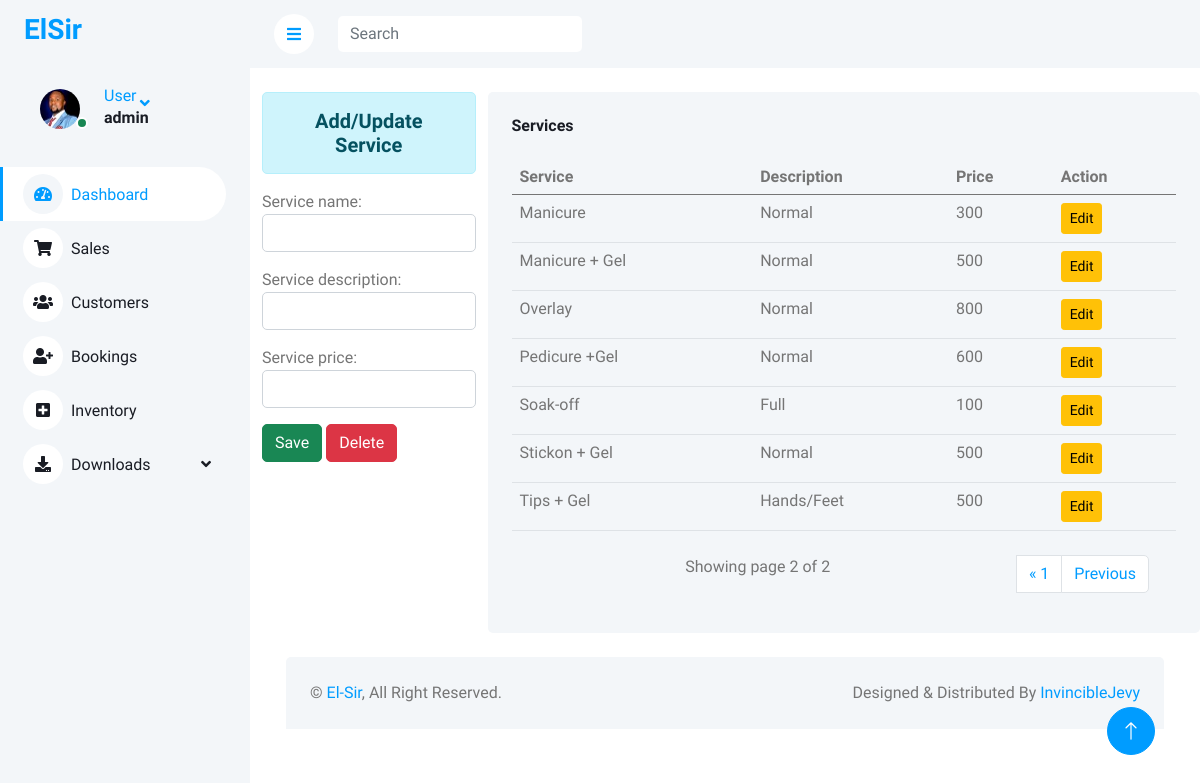
/Inventory/?page=2 (signed in), run on the app's committed database.
### elsiruser/models.py (models this page shows, shortened)
class Service(models.Model):
    service_name = models.CharField(max_length=266)
    service_description = models.CharField(max_length=266, null=True)
    service_price = models.IntegerField(null=True)

### elsiruser/views.py (the view)
# urls.py: path('Inventory/',views.Inventory, name="Inventory"),
@login_required(login_url='login')
def Inventory(request):
    services = Service.objects.all().order_by('service_name')
    form =ServiceForm()
    paginator = Paginator(services,8)
    page_number = request.GET.get('page')
    page_obj =Paginator.get_page(paginator, page_number)
    context = {'services':services,'form':form,'page_obj':page_obj}
    return render(request,'Inventory.html',context)

### elsiruser/forms.py
class ServiceForm(ModelForm):
    class Meta:
        model = Service
        fields = ['service_name','service_description','service_price']
        widgets = {
            'service_name': forms.TextInput(attrs={'class':'form-control', 'id':'servicenameid'}),
            'service_description': forms.TextInput(attrs={'class':'form-control', 'id':'descriptionid'}),
            'service_price': forms.TextInput(attrs={'class':'form-control', 'id':'servPriceid'})
        }

### elsiruser/templates/Inventory.html (shortened to what this page needs)
{% extends 'base.html' %}
{% load static %}
{% block content %}
{%include 'sidebar.html' %}
<div class="content">
    <nav class="navbar navbar-expand bg-light navbar-light sticky-top px-4 py-0">
        <a href="{% url 'dashboard' %}" class="sidebar-toggler flex-shrink-0">
            <i class="fa fa-bars"></i>
        </a>
        <form class="d-md-flex mt-3 ms-4">
            <input class="form-control border-0" type="search" placeholder="Search">
        </form>
    </nav>
    <br>
    <div class="container-fluid">
        <div class="row">
            <div class="col-sm-3">
                <h5 class="text-center alert alert-info">Add/Update Service</h5>
                <form action="" method="POST" name="sform" id="sform">
                    {{form.as_p}}
                    <input type="button" class="btn btn-success" value="Save" id="servicesave">
                    <input type="button" value="Delete" class="btn btn-danger btn-del" id="delbutton"
                        data-sid="{{service.id}}">
                </form>
            </div>
            <div class="bg-light text-center rounded p-4 col-sm-9">
                <div class="d-flex align-items-center justify-content-between mb-4">
                    <h6 class="mb-0">Services</h6>
                </div>
                <table class="table table-hover">
                    <thead>
                        <tr>
                            <th scope="col">Service</th>
                            <th scope="col">Description</th>
                            <th scope="col">Price</th>
                            <th scope="col">Action</th>
                        </tr>
                    </thead>
                    <tbody id="tbody">
                        {% for service in page_obj %}
                        <tr>
                            <td>{{service.service_name}}</td>
                            <td>{{service.service_description}}</td>
                            <td>{{service.service_price}}</td>
                            <td> <input type="button" value="Edit" class="btn btn-warning btn-sm btn-edit"
                                    data-sid="{{service.id}}"></td>
                        </tr>
                        {% endfor %}
                    </tbody>
                </table>
                <div class="pagination-container pt-2">
                    <div class="row">
                        <div class="col-md-9">
                            Showing page {{page_obj.number}} of {{ page_obj.paginator.num_pages }}
                          </div>
                          <ul class="pagination align-right float-right mr-auto , col-md-3">
                            {% if page_obj.has_previous %}
                            <li {% if page_obj.number == 1 %} class="page-item active" {% endif %}><a class="page-link" href="?page=1">&laquo; 1</a></li>
                            <li class="page-item"> <a class="page-link" href="?page={{ page_obj.previous_page_number }}">Previous</a></li>
                            {% endif %}
                            </ul>
                    </div>
                </div>
            </div>
        </div>
        {% endblock %}

### elsiruser/templates/sidebar.html (shortened to what this page needs)
{% load static %}
<div class="sidebar pe-4 pb-3">
    <nav class="navbar bg-light navbar-light">
        <a href="{% url 'dashboard' %}" class="navbar-brand mx-4 mb-3">
            <h3 class="text-primary"></i>ElSir</h3>
        </a>
        {% if user.is_authenticated %}
            <div class="nav-item dropdown">
                <a href="#" class="nav-link dropdown-toggle" data-bs-toggle="dropdown">
                    <div class="d-flex align-items-center ms-4 mb-4">
                        <div class="position-relative">
                            <img class="rounded-circle me-lg-2" src="{% static 'elsiruser/img/user1.jpg' %}" alt="" style="width: 40px; height: 40px;">
                            <div class="bg-success rounded-circle border border-2 border-white position-absolute end-0 bottom-0 p-1"></div>
                        </div>
                        <div class="ms-3">
                            <span class="d-none d-lg-inline-flex">User</span>
                            <h6>{{user.username}}</h6>
                        </div>
                    </div>
                </a>
            </div>
        {% else %}
            <a href="{%url 'login' %}" class="dropdown-item">LogIn</a>
        {% endif %}
        <div class="navbar-nav w-100">
            <a href="{% url 'dashboard' %}" class="nav-item nav-link active"><i class="fa fa-tachometer-alt me-2"></i>Dashboard</a>
            <a href="{% url 'sales' %}" class="nav-item nav-link"><i class="fa fa-shopping-cart me-2"></i>Sales</a>
            <a href="{% url 'customers' %}" class="nav-item nav-link"><i class="fa fa-users me-2"></i>Customers</a>
            <a href="{% url 'bookings' %}" class="nav-item nav-link"><i class="fa fa-user-plus me-2"></i>Bookings</a>
            <a href="{% url 'Inventory' %}" class="nav-item nav-link"><i class="fa fa-plus-square me-2"></i>Inventory</a>
            <div class="nav-item dropdown">
                <a href="#" class="nav-link dropdown-toggle" data-bs-toggle="dropdown"><i class="fa fa-download me-2"></i>Downloads</a>
            </div>
        </div>
    </nav>
</div>

### static/elsiruser/css/style.css (style rules this page uses)
:root { --primary: #009CFF; --light: #F3F6F9; --dark: #191C24; }
.btn { transition: .5s; }
.sidebar { position: fixed; top: 0; left: 0; bottom: 0; width: 250px; height: 100vh; overflow-y: auto; background: var(--light); transition: 0.5s; z-index: 999; }
.content { margin-left: 250px; min-height: 100vh; background: #FFFFFF; transition: 0.5s; }
@media (min-width: 992px) { .sidebar { margin-left: 0; } }
@media (min-width: 992px) { .content { width: calc(100% - 250px); } }
.sidebar .navbar .navbar-nav .nav-link { padding: 7px 20px; color: var(--dark); font-weight: 500; border-left: 3px solid var(--light); border-radius: 0 30px 30px 0; outline: none; }
.sidebar .navbar .navbar-nav .nav-link:hover, .sidebar .navbar .navbar-nav .nav-link.active { color: var(--primary); background: #FFFFFF; border-color: var(--primary); }
.sidebar .navbar .navbar-nav .nav-link i { width: 40px; height: 40px; display: inline-flex; align-items: center; justify-content: center; background: #FFFFFF; border-radius: 40px; }
.sidebar .navbar .navbar-nav .nav-link:hover i, .sidebar .navbar .navbar-nav .nav-link.active i { background: var(--light); }
.sidebar .navbar .dropdown-toggle::after { position: absolute; top: 15px; right: 15px; border: none; content: "\f107"; font-family: "Font Awesome 5 Free"; font-weight: 900; transition: .5s; }
.content .navbar .sidebar-toggler, .content .navbar .navbar-nav .nav-link i { width: 40px; height: 40px; display: inline-flex; align-items: center; justify-content: center; background: #FFFFFF; border-radius: 40px; }

### data on the page
Service: service_name "Manicure", service_description "Normal", service_price "300"
Service: service_name "Manicure + Gel", service_description "Normal", service_price "500"
Service: service_name "Overlay", service_description "Normal", service_price "800"
Service: service_name "Pedicure +Gel", service_description "Normal", service_price "600"
Service: service_name "Soak-off", service_description "Full", service_price "100"
Service: service_name "Stickon + Gel", service_description "Normal", service_price "500"
Service: service_name "Tips + Gel", service_description "Hands/Feet", service_price "500"

### other printed values
{{ user.username }} "admin"
{{ page_obj.number }} "2"
{{ page_obj.paginator.num_pages }} "2"
